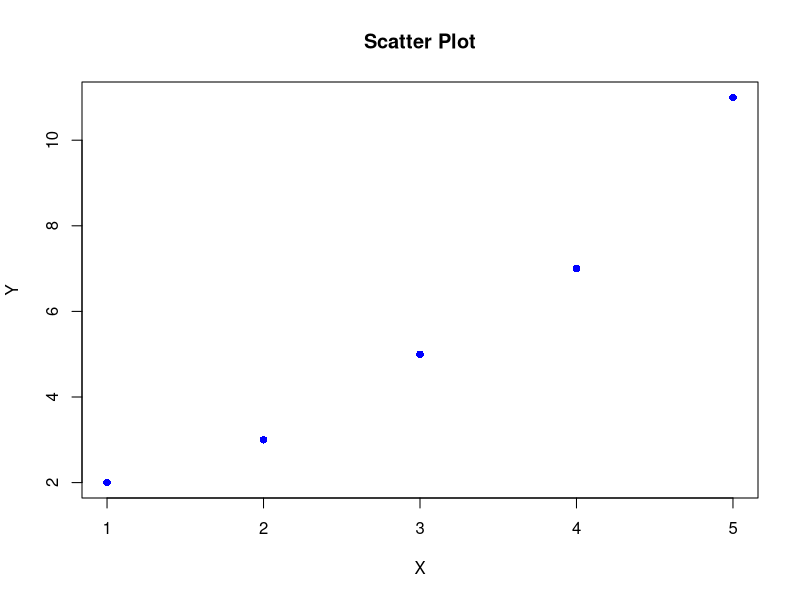
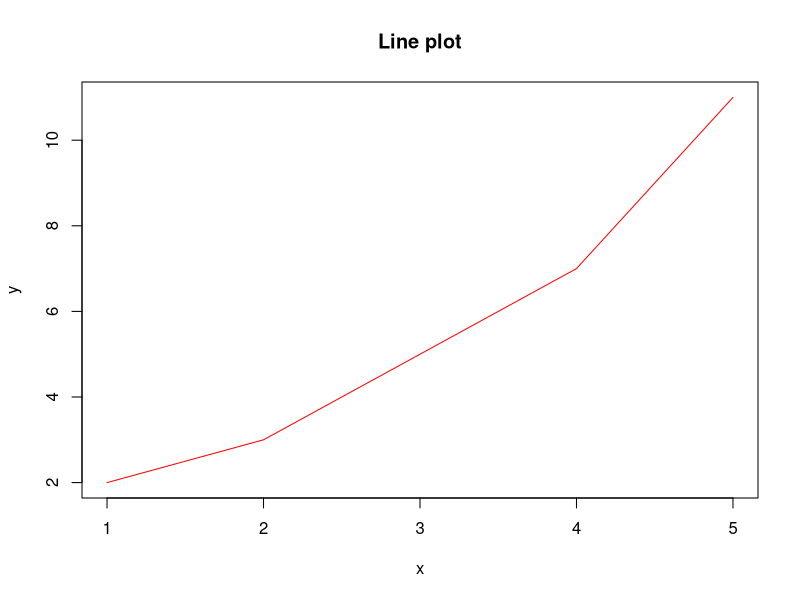
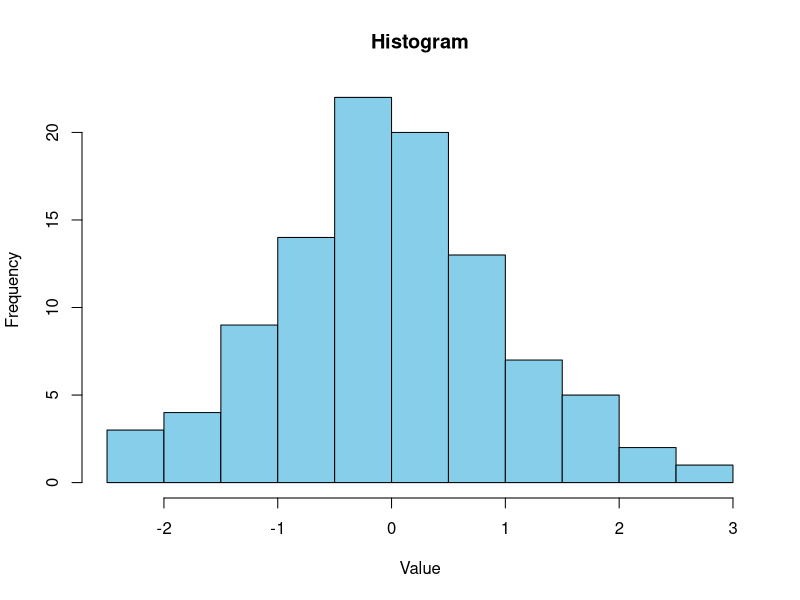
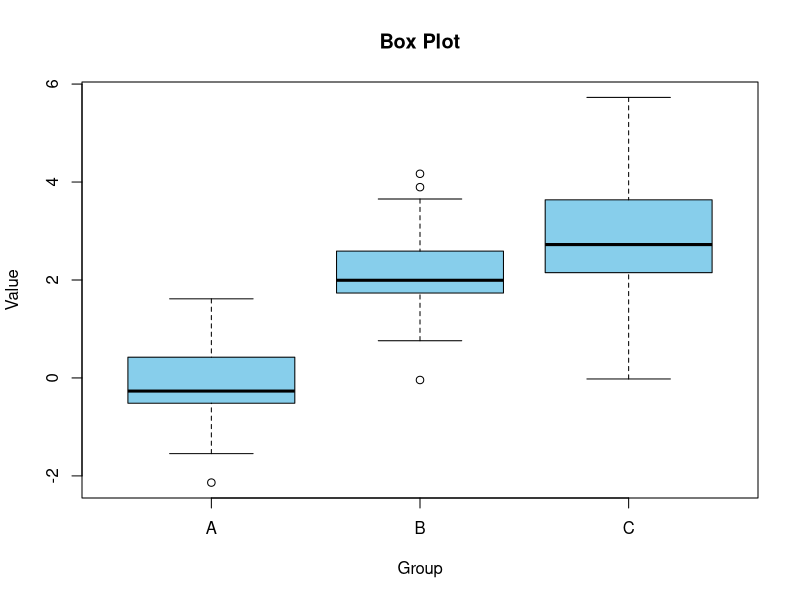
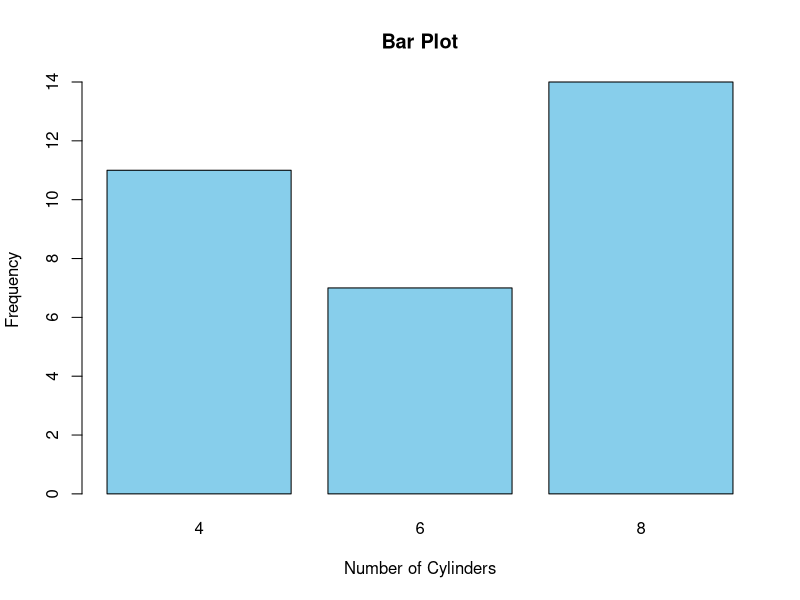
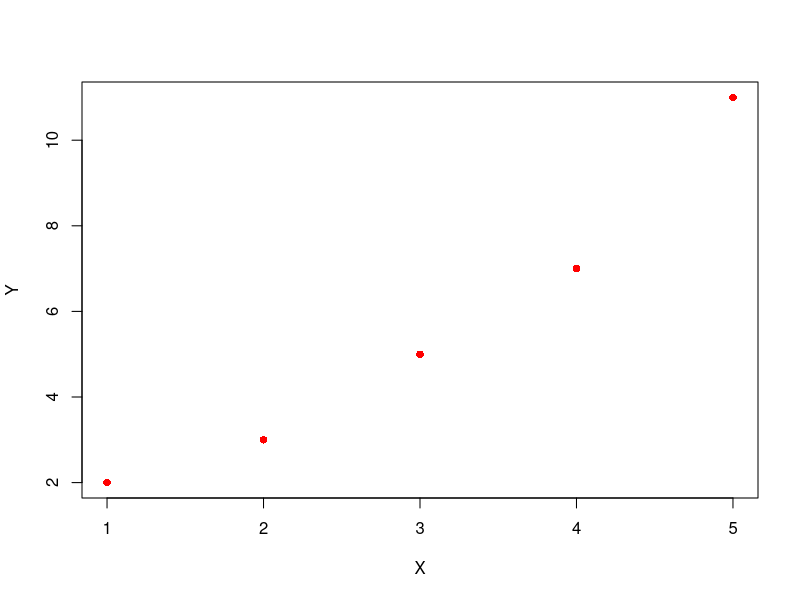
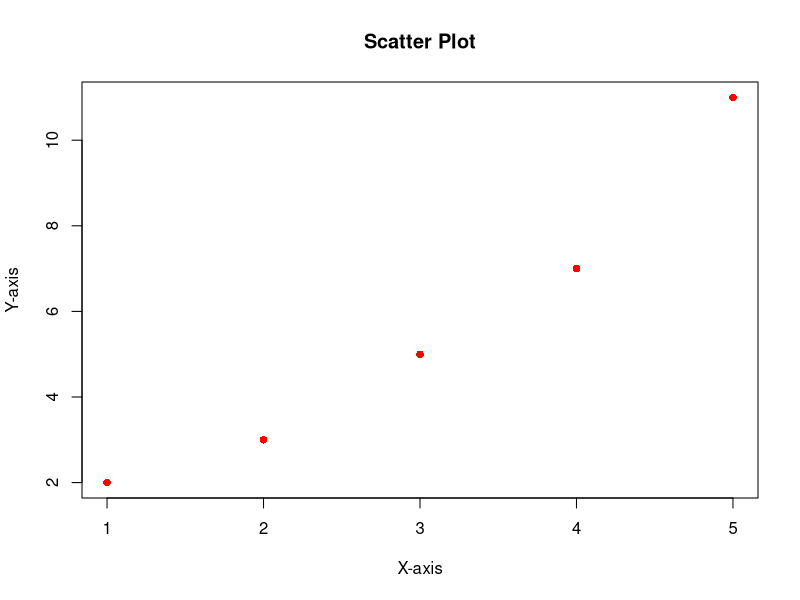
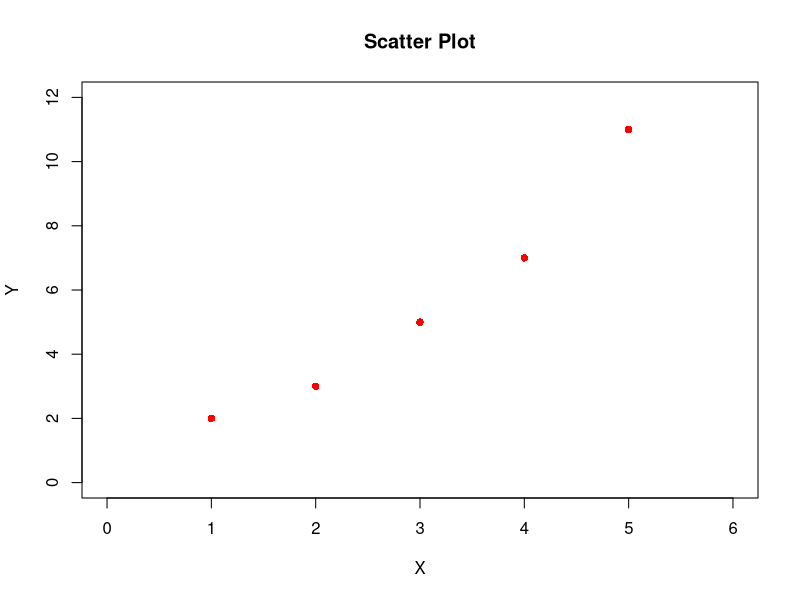

R code for these plots, in order:
## ---- chunk 1
# plot(x, y = NULL, type = "p",  xlim = NULL, ylim = NULL,
#     log = "", main = NULL, sub = NULL, xlab = NULL, ylab = NULL,
#     ann = par("ann"), axes = TRUE, frame.plot = axes,
#     panel.first = NULL, panel.last = NULL, asp = NA,
#     xgap.axis = NA, ygap.axis = NA,
#     ...)

## ---- chunk 2
# Create a scatter plot
x <- c(1, 2, 3, 4, 5)
y <- c(2, 3, 5, 7, 11)
plot(x, y, type = "p", col = "blue", pch = 16, main = "Scatter Plot", xlab = "X", ylab = "Y")

# Create a line plot
plot(x, y, type = "l", col = "red", lwd = 1, main = "Line plot", xlab = NULL, ylab = NULL)

## ---- chunk 3
#hist(x, breaks = "Sturges",
#     freq = NULL, probability = !freq,
#     include.lowest = TRUE, right = TRUE, fuzz = 1e-7,
#     density = NULL, angle = 45, col = "lightgray", border = NULL,
#     main = paste("Histogram of" , xname),
#     xlim = range(breaks), ylim = NULL,
#     xlab = xname, ylab,
#     axes = TRUE, plot = TRUE, labels = FALSE,
#     nclass = NULL, warn.unused = TRUE, ...)
## ---- chunk 4
# Create a histogram
set.seed(100)  # Fix the random numbers generated
data <- rnorm(100)  # Generate some random data
hist(data, breaks = "Sturges", col = "skyblue", main = "Histogram", xlab = "Value", ylab = "Frequency")

## ---- chunk 5
#boxplot(x, data = NULL, col = "skyblue", main = NULL, xlab = NULL, ylab = #NULL)

## ---- chunk 6
# Create a box plot
data <- data.frame(
  Group = rep(c("A", "B", "C"), each = 50),
  Value = c(rnorm(50), rnorm(50, mean = 2), rnorm(50, mean = 3))
)
boxplot(Value ~ Group, data = data, col = "skyblue", main = "Box Plot", xlab = "Group", ylab = "Value")

## ---- chunk 7
#barplot(x, names.arg = NULL, col = "skyblue", main = NULL, xlab = NULL, #ylab = NULL)

## ---- chunk 8
# Create a bar plot
data <- table(mtcars$cyl)
barplot(data, col = "skyblue", main = "Bar Plot", xlab = "Number of Cylinders", ylab = "Frequency")

## ---- chunk 9
# Create a scatter plot with custom colors
x <- c(1, 2, 3, 4, 5)
y <- c(2, 3, 5, 7, 11)
plot(x, y, type = "p", col = "red", pch = 16, main = "", xlab = "X", ylab = "Y")

## ---- chunk 10
# Create a scatter plot with titles and axis labels
x <- c(1, 2, 3, 4, 5)
y <- c(2, 3, 5, 7, 11)
plot(x, y, type = "p", col = "red", pch = 16, main = "Scatter Plot", xlab = "X-axis", ylab = "Y-axis")

## ---- chunk 11
# Create a scatter plot with custom dimensions
x <- c(1, 2, 3, 4, 5)
y <- c(2, 3, 5, 7, 11)
plot(x, y, type = "p", col = "red", pch = 16, main = "Scatter Plot", xlab = "X", ylab = "Y", xlim = c(0, 6), ylim = c(0, 12))

## ---- chunk 12
# Create a scatter plot with custom colors, titles, axis labels, and dimensions
x <- c(1, 2, 3, 4, 5)
y <- c(2, 3, 5, 7, 11)
plot(x, y, type = "p", col = "red", pch = 16, main = "Scatter Plot", xlab = "X-axis", ylab = "Y-axis", xlim = c(0, 6), ylim = c(0, 12))

## ---- chunk 13
# Your code
## ---- chunk 14
#Your code
## ---- chunk 15
#Your code
## ---- chunk 16
#Your code
